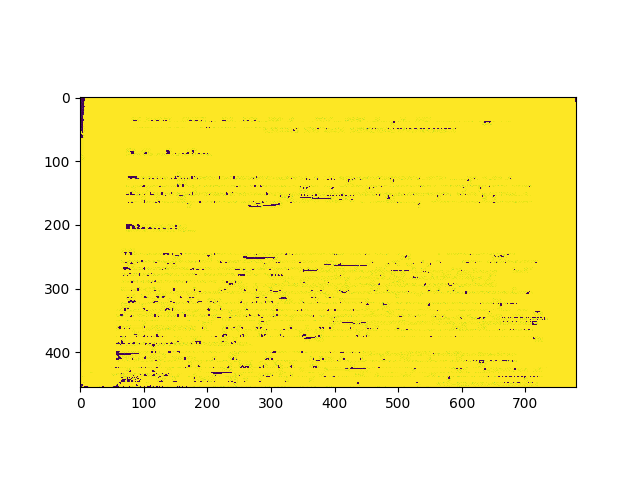
#> input picture annotations.png, 640 x 480 px
$ python connectedcompusingbfs.py   (older library calls are emulated)
#> lines starting #> are read from the running program, lines starting #| are printed output that depends on the picture; after the words box and inside, x2 and y2 are one past the last pixel; in counts of white or black regions, pixels touching at a corner belong together
import cv2
import numpy
import sys
from matplotlib import pyplot as plt
from scipy.misc import toimage

sys.setrecursionlimit(1500000)

height=0
width=0

src = cv2.imread('annotations.png', 0)
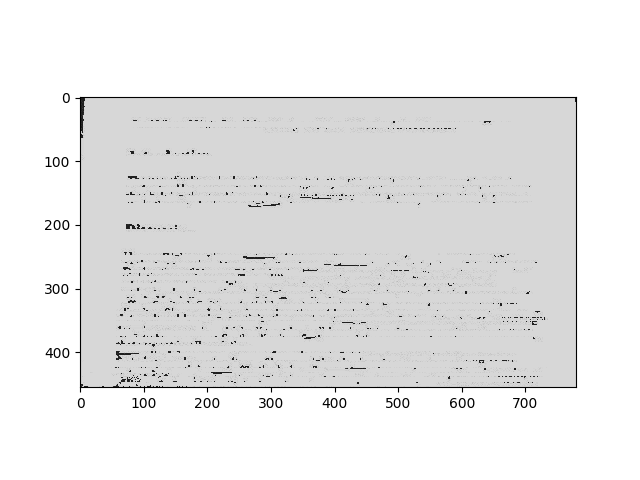
#> src: shape (480, 640); min 0, max 255, mean 232.4
arr=numpy.ndarray.tolist(src)
#> arr = 480 items

pixel_dim=0.25
arr1=[]
for i in arr:
    arr2=[]
    for j in i:
        arr2.append(0)
    arr1.append(arr2)
#> after the loop, arr1 = 480 items
h=[]
w=[]
def search(i, j):
    global height
    global width
    arr1[i][j]=1
    if j<len(arr[i])-1 and arr[i][j+1]<=10 and arr1[i][j+1]==0:
        height= height + pixel_dim
        search(i, j+1)
    if j>0 and arr[i][j-1]<=10 and arr1[i][j-1]==0:
        height=height + pixel_dim
        search(i, j-1)
    if i<len(arr)-1 and arr[i+1][j]<=10 and arr1[i+1][j]==0:
        width=width + pixel_dim
        search(i+1, j)
    if i>0 and arr[i-1][j]<=10 and arr1[i-1][j]==0:
        width=width + pixel_dim
        search(i-1, j)

for i in range(len(arr)):
    for j in range(len(arr[i])):
        if arr[i][j]<=10 and arr1[i][j] == 0:
            height=0
            width=0
            search(i, j)
            h.append(height)
            w.append(width)
            print(h[len(h)-1])
            print(w[len(h)-1]+0.25)
            if h[len(h)-1]<20.0 or w[len(h)-1]>1.5:
                l=h[len(h)-1]/0.25
                r=(w[len(h)-1]/0.25)+1
                if i+l<len(arr) and j+r<len(arr[i]):
                    for k in range(int(l)):
                        for z in range(int(r)):
                            arr[i+k][j+z]=255
#> this loop made 480 passes
#> (printed output is left out)
#> after the loop, h = 141 values, max 253 at index 3, min 0 at index 0, mean 1.86; w = 141 values, max 152.8 at index 3, min 0 at index 0, mean 1.27

handw=""

for i in range(len(h)):
    if h[i] !=0:
        handw+="Height: " + str(h[i]) + " Width: " + str(w[i]+0.25) + "\n"
#> this loop made 141 passes

f=open("heightandwidth.txt", "w")
f.write(handw)
f.close()

arr2=numpy.array(arr)
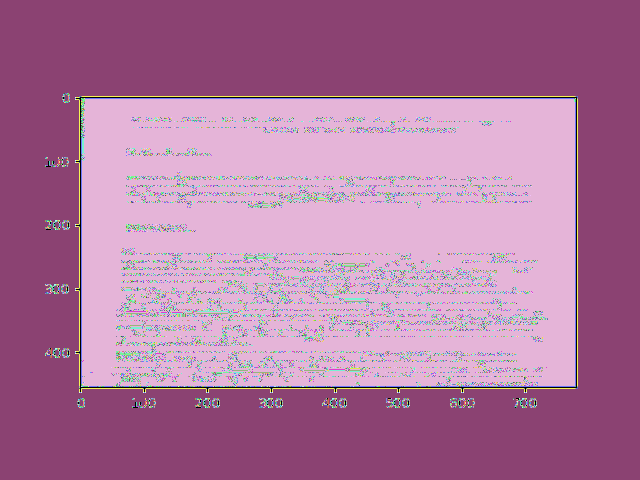
#> arr2: shape (480, 640) int64; 222 distinct labels, from 0 to 255; one colour per label, 0 black
plt.imshow(arr2, interpolation='None')
plt.show()

img = toimage(arr2)
img.save("annotations1.png")

$ run again, with binimage.png copied over annotations.png
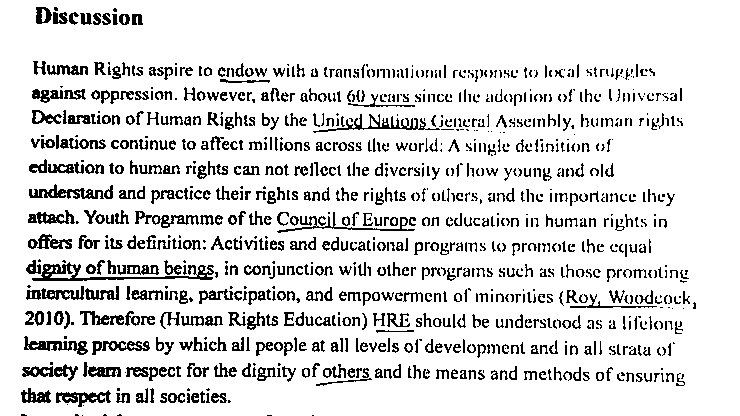
#> input picture binimage.png, 740 x 416 px
#> src: shape (416, 740); 86.7% white; black in thin lines or dots, all inside (x1, y1, x2, y2) = (21, 7, 696, 416)
#> arr = 416 items
#> the loop `for i in range(len(arr)):` made 416 passes
#> (printed output is left out)
#> after the loop `for i in range(len(arr)):`: h = 803 values, max 50.25 at index 779, min 0 at index 16, mean 3.23; w = 803 values, max 15.5 at index 424, min 0 at index 42, mean 2.03
#> `arr2=numpy.array(arr)`:
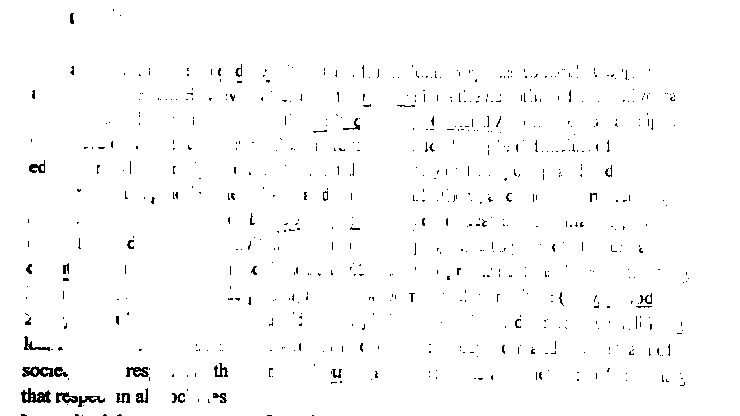
#> arr2: shape (416, 740) int64; 98.4% white; black in thin lines or dots, all inside (x1, y1, x2, y2) = (21, 9, 689, 416)

$ run again, with imgnew.jpg saved as annotations.png
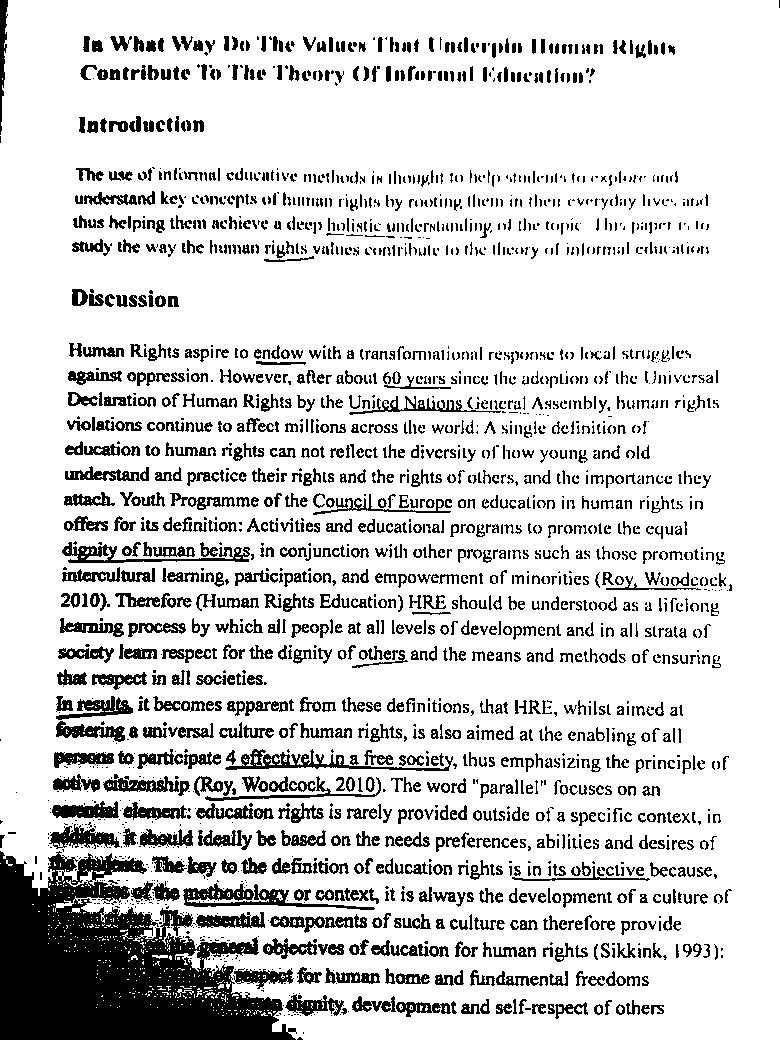
#> input picture imgnew.jpg, 780 x 1040 px
#> src is the input picture: shape (1040, 780); min 0, max 255, mean 210.7
#> arr = 1040 items
#> the loop `for i in range(len(arr)):` made 1040 passes
#> (printed output is left out)
#> `arr2=numpy.array(arr)`:
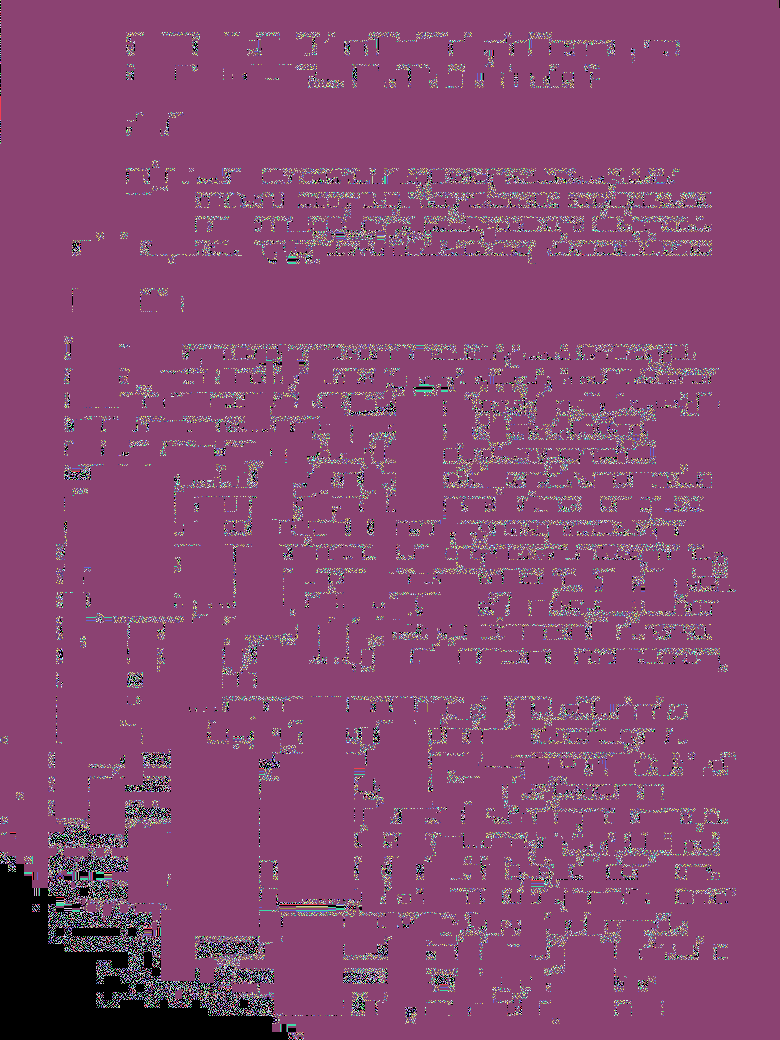
#> arr2: shape (1040, 780) int64; 82 distinct labels, from 0 to 255; one colour per label, 0 black
#> `img = toimage(arr2)`:
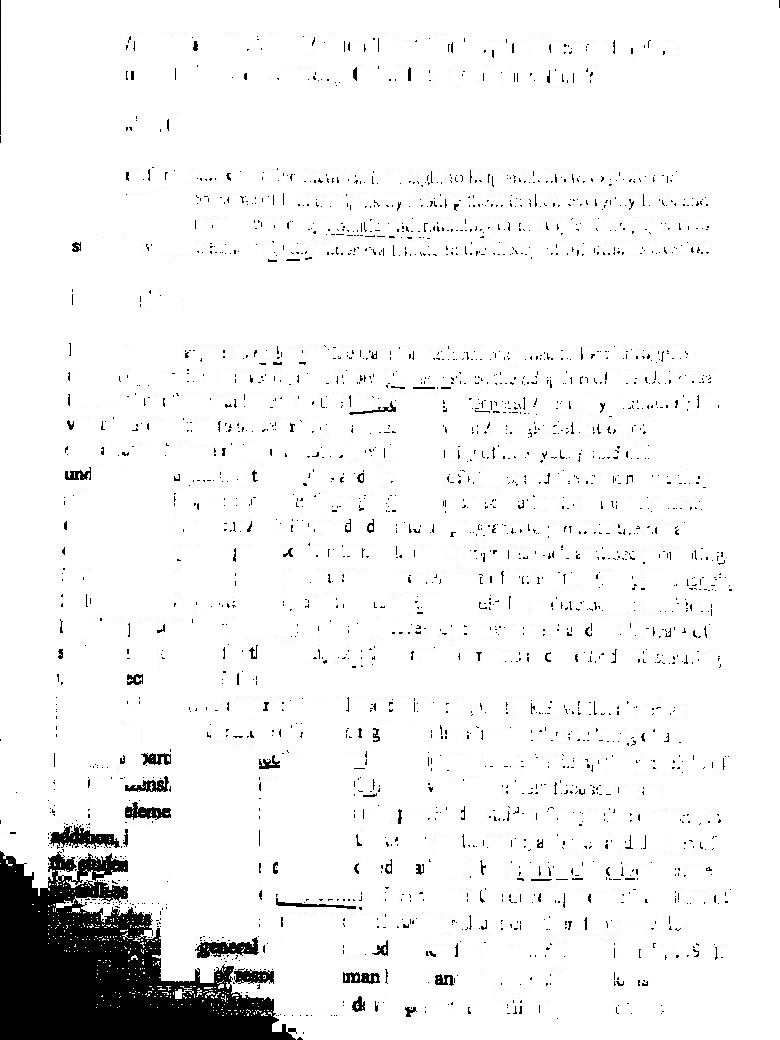
#> img: PIL image 780x1040 L; min 0, max 255, mean 240.2
